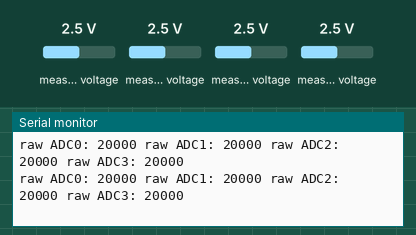
Recording of a sketch running on a simulated Arduino Uno, built with avr-gcc and run on an emulated ATmega328P. Shown: the last lines printed to the serial monitor. Wiring (inferred from the names in the program): ADS1115 converter at I2C address 0x48. The inputs (shaded band) are chosen by the test bench; at power-on: measured voltage 2.5 V.

Above: at 1.8 s.
1.9 s: measured voltage (sensor 200) set to 0.1 V
At 2.5 s:
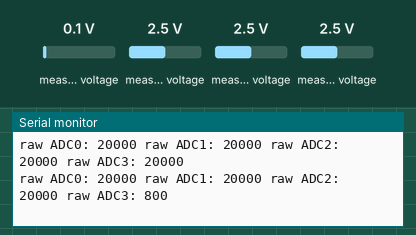
3.4 s: measured voltage (sensor 201) set to 0.1 V
At 4.7 s:
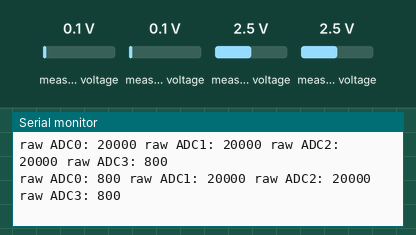
4.9 s: measured voltage (sensor 202) set to 0.1 V
At 5.9 s:
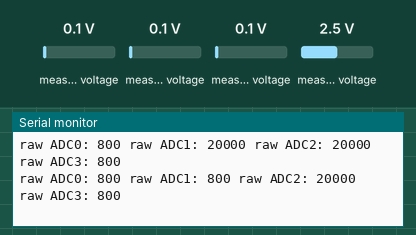
6.4 s: measured voltage (sensor 203) set to 0.1 V
At 7.0 s:
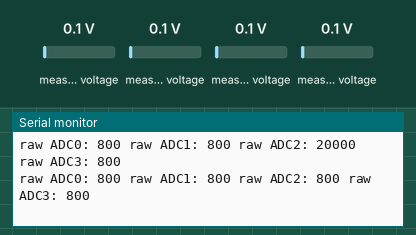
7.9 s: measured voltage (sensor 200) set to 1.2 V
At 9.2 s:
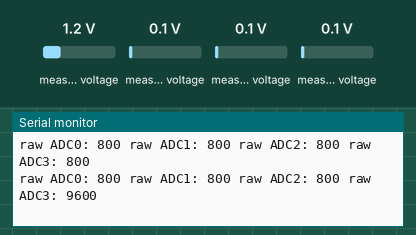
9.4 s: measured voltage (sensor 201) set to 1.2 V
At 10.4 s:
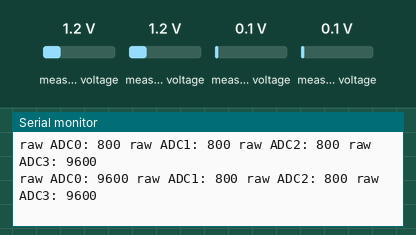
Timing chart, 0 to 11.9 s (numbered marks = the images above; inputs shaded):
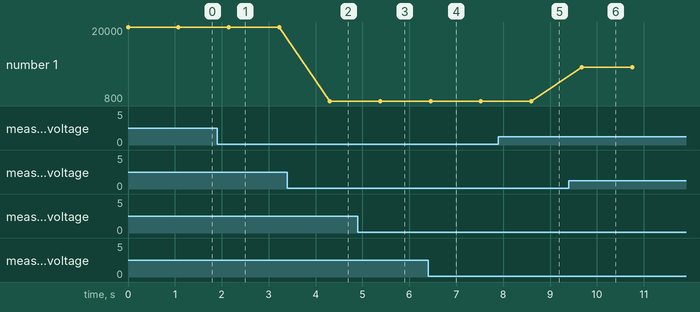

The sketch:

ADS_test.ino
```cpp
#include <ADS1115_min.h>
//#include <Adafruit_ADS1015.h>
#define vehiclePower 6
#define boardPower 3

ADS1115 testADC(72);
//Adafruit_ADS1115 testADC(72);

void setup(){
	Serial.begin(9600);
  testADC.init();
//  testADC.begin();
  pinMode(vehiclePower, OUTPUT);
  digitalWrite(vehiclePower, HIGH);
  pinMode(boardPower, OUTPUT);
  digitalWrite(boardPower, LOW);
}

void loop(){
   Serial.print("raw ADC0: ");
   Serial.print(testADC.readChannel(0));
//  Serial.print(testADC.readADC_SingleEnded(0));
   delay(10);
   Serial.print(" raw ADC1: ");
   Serial.print(testADC.readChannel(1));
//  Serial.print(testADC.readADC_SingleEnded(1));
   delay(10);
   Serial.print(" raw ADC2: ");
   Serial.print(testADC.readChannel(2));
//  Serial.print(testADC.readADC_SingleEnded(2));
   delay(10);
   Serial.print(" raw ADC3: ");
   Serial.println(testADC.readChannel(3));
//  Serial.println(testADC.readADC_SingleEnded(3));
   delay(1000);
}
```

Measured:
- after the input at 1.9 s, the serial monitor: prints a new line after 0.25 s (image 1)
- after the input at 3.4 s, the serial monitor: prints a new line after 0.90 s (image 2)
- after the input at 4.9 s, the serial monitor: prints a new line after 0.48 s (image 3)
- after the input at 6.4 s, the serial monitor: prints a new line after 0.05 s (image 4)
- after the input at 7.9 s, the serial monitor: prints a new line after 0.70 s (image 5)
- after the input at 9.4 s, the serial monitor: prints a new line after 0.28 s (image 6)
